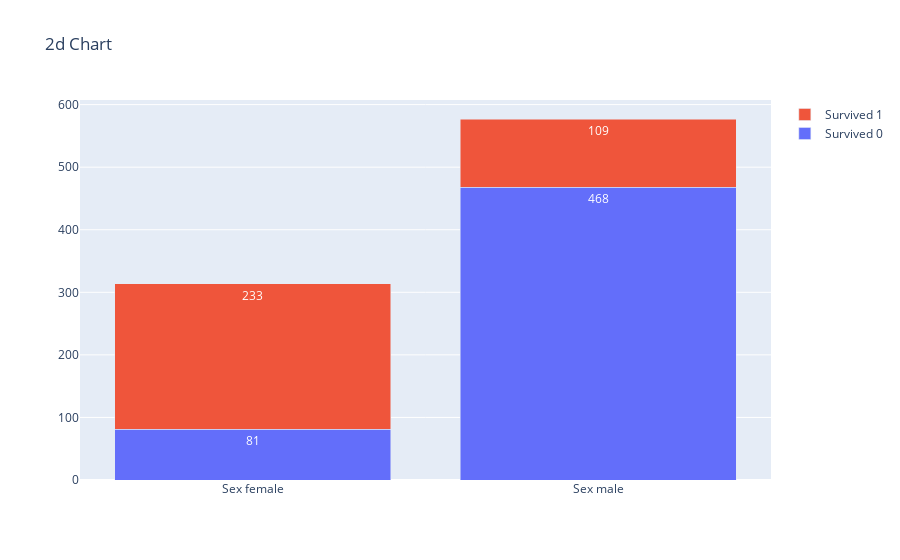

Write notebook code for a chart like this one.
### Code cell
table = descibe_2D_category_table(df, "Sex", "Survived")
fig = create_2d_category_chart_from_table(table, "Sex", "Survived")
fig.show()

### Figure 1 — Plotly figure (JSON) as saved in the notebook; plotly's stock layout.template omitted (floating-point values rounded to 4 significant figures)
{"data": [{"name": "Survived 0", "textangle": 0, "textfont": {"color": "white"}, "textposition": "inside", "texttemplate": "%{y}", "type": "bar", "x": ["Sex female", "Sex male"], "y": [81, 468]}, {"name": "Survived 1", "textangle": 0, "textfont": {"color": "white"}, "textposition": "inside", "texttemplate": "%{y}", "type": "bar", "x": ["Sex female", "Sex male"], "y": [233, 109]}], "layout": {"autosize": true, "barmode": "stack", "title": {"text": "2d Chart"}, "uniformtext": {"minsize": 10, "mode": "hide"}, "xaxis": {"autorange": true, "range": [-0.5, 1.5], "type": "category"}, "yaxis": {"autorange": true, "range": [0, 607.4], "type": "linear"}}}
